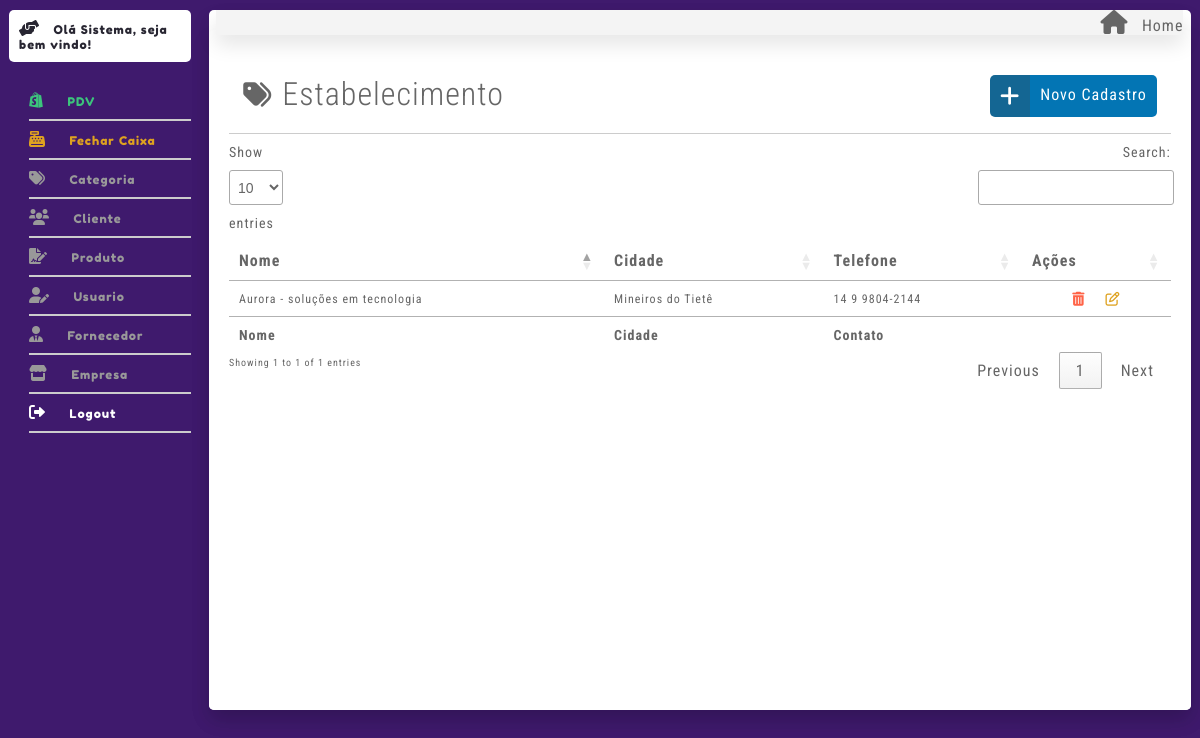
The app's page /index.php?controller=EstabelecimentoController&metodo=Listar (signed in) with its own data.
### tables this page shows
CREATE TABLE `estabelecimento` (
  `ID` int(11) NOT NULL,
  `NOME` varchar(60) DEFAULT NULL,
  `LOGRADOURO` varchar(60) DEFAULT NULL,
  `NUMERO` varchar(10) DEFAULT NULL,
  `BAIRRO` varchar(60) DEFAULT NULL,
  `CIDADE` varchar(60) DEFAULT NULL,
  `CEP` varchar(12) DEFAULT NULL,
  `UF` varchar(2) DEFAULT NULL,
  `TELEFONE` varchar(15) DEFAULT NULL,
  `CNPJ` varchar(15) DEFAULT NULL,
  `IE` varchar(15) DEFAULT NULL,
  `LOGO` varchar(100) DEFAULT NULL
);

### src/Controllers/EstabelecimentoController.php (called while the page is built, shortened)
<?php
class EstabelecimentoController extends Notifications
{
    public function Listar ()
    {
        $obj = new EstabelecimentoDao();
        $ret = $obj->Listar();
        require_once "Views/Painel/Index.php";
    }
}

### src/index.php (called while the page is built, shortened)
<?php
if ($_GET) {
    $metodo = $_GET['metodo'];
    $entity = new $controllerClass();
    $entity->$metodo();
} else {
    require_once 'Controllers/BaseController.php';
    $start = new BaseController();
    $start->Login();
}

### src/Models/Contexto.php (called while the page is built, shortened)
<?php
class Contexto
{
    protected $banco;
    protected function __construct() {
        $inf = "mysql:host=localhost;dbname=ar3_pdv";
        try {
            $this->banco = new PDO($inf, "root", "",array(PDO::MYSQL_ATTR_INIT_COMMAND => "SET NAMES utf8"));
            $this->banco->setAttribute(PDO::ATTR_ERRMODE, PDO::ERRMODE_EXCEPTION);
        } catch (PDOException $e) {
            die($e->getMessage());
        }
    }
    protected function ObterTodos($tabela){
        $sql = "SELECT * FROM {$tabela} ORDER BY ID DESC";
        try{
            $p = $this->banco->prepare($sql);
            $ret = $p->execute();
            $this->banco = null;
            if(!$ret){
                echo "Erro ao buscar {$tabela}";
            }else{
                $retor = $p->fetchAll(PDO::FETCH_OBJ);
                return $retor;
            }
        }catch(PDOException $e){
           die($e->getMessage());
        }
    }
}

### src/Models/EstabelecimentoDao.php (called while the page is built, shortened)
<?php
class EstabelecimentoDao extends Contexto
{
    public function Listar()
    {
        return $this->ObterTodos('ESTABELECIMENTO');
    }
}
?>

### src/Views/Estabelecimento/Listar.php (the view, shortened to what this page needs)
<section class='canva shadow-down mg-t-2 bg-branco radius pd-20'>
<div class="box-12 flex justify-center limpar">
        <div class="box-8">
            <h1 class="fonte32 fonte-roboto fw-300 mg-b-2"><i class="fas fa-tags fonte28 fnc-cinza mg-r-1"></i>Estabelecimento</h1>
        </div>
        <div class="box-4 new-add">
            <div class="w-100 flex justify-end">
            <div class="w-30 bg-p2-azul-escuro pd-10 radius-start"><i class="fa-solid fa-plus fonte22 fnc-branco fonte-open fw-bold"></i></div>
            <div class="w-70 bg-p2-azul pd-10 radius-end"><a href="index.php?controller=EstabelecimentoController&metodo=Index" class="fnc-branco ">Novo Cadastro</a></div>
            </div>
        </div>
    </div>
    <div class="divider limpar"></div>
    <table id="table" class="">
        <thead class="head">
            <tr>
                <th class="pd-10 fonte16 fw-400 espaco-letra fnc-preto fonte-poppin txt-e">Nome</th>
                <th class="pd-10 fonte16 fw-400 espaco-letra fnc-preto fonte-poppin txt-e">Cidade</th>
                <th class="pd-10 fonte16 fw-400 espaco-letra fnc-preto fonte-poppin txt-e">Telefone</th>
                <th class="pd-10 fonte16 fw-400 espaco-letra fnc-preto fonte-poppin txt-e">Ações</th>
            </tr>
        </thead>
        <tbody>
            <form action="" method="POST" class="bg-p3-paper">
                <?php
                if (isset($ret) && count($ret) > 0) {
                    foreach ($ret as $dados) { ?>
                        <tr class="zebra">
                            <td class="pd-l-1 fonte12 espaco-letra txt-e"><?php echo $dados->NOME; ?></td>
                            <td class="pd-l-1 fonte12 espaco-letra txt-e"><?php echo $dados->CIDADE; ?></td>
                            <td class="pd-l-1 fonte12 espaco-letra txt-e"><?php echo $dados->TELEFONE; ?></td>
                            <td class="pd-l-1 fonte12 espaco-letra txt-e flex justify-center item-centro">
                                <a href="index.php?controller=EstabelecimentoController&metodo=DeleteConfirm&id=<?php echo $dados->ID ?>"> <i class="fa-solid fa-trash-can fonte14 fnc-tomato mg-r-2"></i> </a>
                                <a href="index.php?controller=EstabelecimentoController&metodo=Index&id=<?php echo $dados->ID ?>"> <i class="fa-regular fa-pen-to-square fonte14 fnc-laranja"></i> </a>
                            </td>
                        </tr>
                <?php     }
                }
                ?>
            </form>
        </tbody>
        <tfoot>
        <tr>
                <th class="fonte14 espaco-letra txt-e">Nome</th>
                <th class="fonte14 espaco-letra txt-e">Cidade</th>
                <th class="fonte14 espaco-letra txt-e">Contato</th>
                <th class="fonte14 espaco-letra txt-e"></th>
            </tr>
        </tfoot>
    </table>
</section>

### records on screen
estabelecimento: NOME "Aurora - soluções em tecnologia", CIDADE "Mineiros do Tietê", TELEFONE "14 9 9804-2144"

### other values on screen
$_SESSION['nome'] "Sistema"
